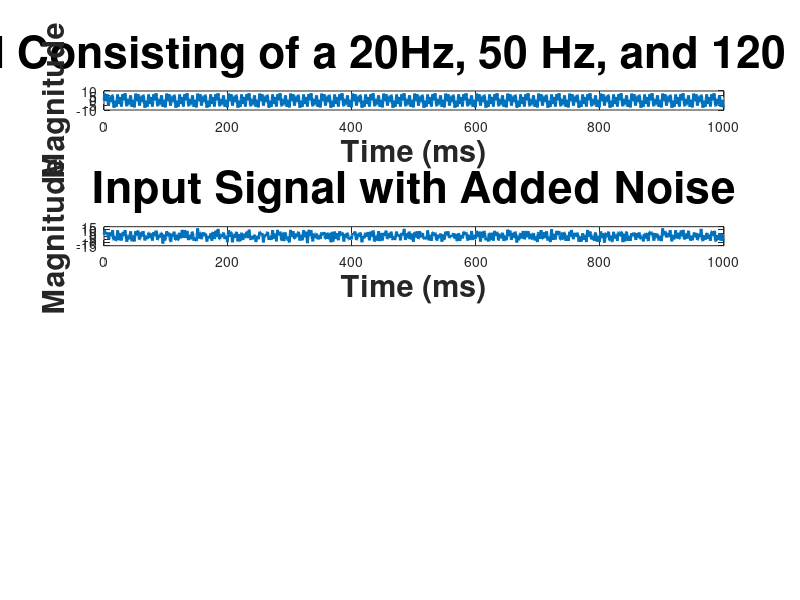

Write MATLAB code to recreate this figure. (Note: this script raises an error after producing the figure.)
Fs = 500;                                  % Sampling frequency
T = 1/Fs;                                    % Sample time
L = 1000;                                   % Length of signal
t = (0:L-1)*T;                             % Time vector


fig = figure('units','normalized','outerposition',[0 0 1 1]);
subplot(3,1,1);

%% Input signal consisting of a 20 Hz, 50 Hz and 120 Hz sine wave
x = 2*sin(2*pi*20*t) + 3*sin(2*pi*50*t) + 5*sin(2*pi*120*t); 

%% Plot of input signal
subplot(4,1,1);
plot(Fs*t,x,'LineWidth',2);
xlabel('Time (ms)','FontSize',22,'FontWeight','Bold');
ylabel('Magnitude','FontSize',22,'FontWeight','Bold');
title('Input Signal Consisting of a 20Hz, 50 Hz, and 120 Hz sine wave','FontSize',32,'FontWeight','Bold');

%% Input signal with some random noise and DC offset
y = x + 2*randn(size(t)) + 0.5;
subplot(4,1,2);
plot(Fs*t,y,'LineWidth',2);
xlabel('Time (ms)','FontSize',22,'FontWeight','Bold');
ylabel('Magnitude','FontSize',22,'FontWeight','Bold');
title('Input Signal with Added Noise','FontSize',32,'FontWeight','Bold');

%% Bandpass filter the input signal using symmetric FIR with min zeros
Fstop1 = 30;    % First Stopband Frequency
Fpass1 = 35;    % First Passband Frequency
Fpass2 = 200;   % Second Passband Frequency
Fstop2 = 205;   % Second Stopband Frequency
Astop1 = 60;    % First Stopband Attenuation (dB)
Apass  = 1;     % Passband Ripple (dB)
Astop2 = 60;    % Second Stopband Attenuation (dB)

filt_design = fdesign.bandpass('fst1,fp1,fp2,fst2,ast1,ap,ast2', Fstop1, Fpass1, Fpass2, Fstop2, Astop1, Apass, Astop2, Fs);
filt_mdl = design(filt_design, 'equiripple', 'FilterStructure', 'dfsymfir','MinOrder', 'any');
filt_x = filt_mdl.filter(y);

%% Window the filtered data using blackman window
win_mdl = window(@rectwin,L);
win_x = win_mdl.*filt_x';

%% Obtain spectral energy of noisy input
NFFT = 2^nextpow2(L); 
Y = fft(y,NFFT)/L;
f = Fs/2*linspace(0,1,NFFT/2+1);
subplot(4,1,3);
plot(f,2*abs(Y(1:NFFT/2+1)),'LineWidth',2);
xlim([-2 250]);
xlabel('Frequency (Hz)','FontSize',22,'FontWeight','Bold');
ylabel('|Y(f)|','FontSize',22,'FontWeight','Bold');
title('Spectral Analysis of Noisy Input Signal','FontSize',32,'FontWeight','Bold');

%% Obtain spectral energy of filtered input
NFFT = 2^nextpow2(L); 
Y = fft(win_x,NFFT)/L;
f = Fs/2*linspace(0,1,NFFT/2+1);
subplot(4,1,4);
plot(f,2*abs(Y(1:NFFT/2+1)),'LineWidth',2);
xlim([-2 250]);
xlabel('Frequency (Hz)','FontSize',22,'FontWeight','Bold');
ylabel('|Y(f)|','FontSize',22,'FontWeight','Bold');
title('Spectral Energy Windowed and Bandpass Filtered 35-200Hz','FontSize',32,'FontWeight','Bold');


